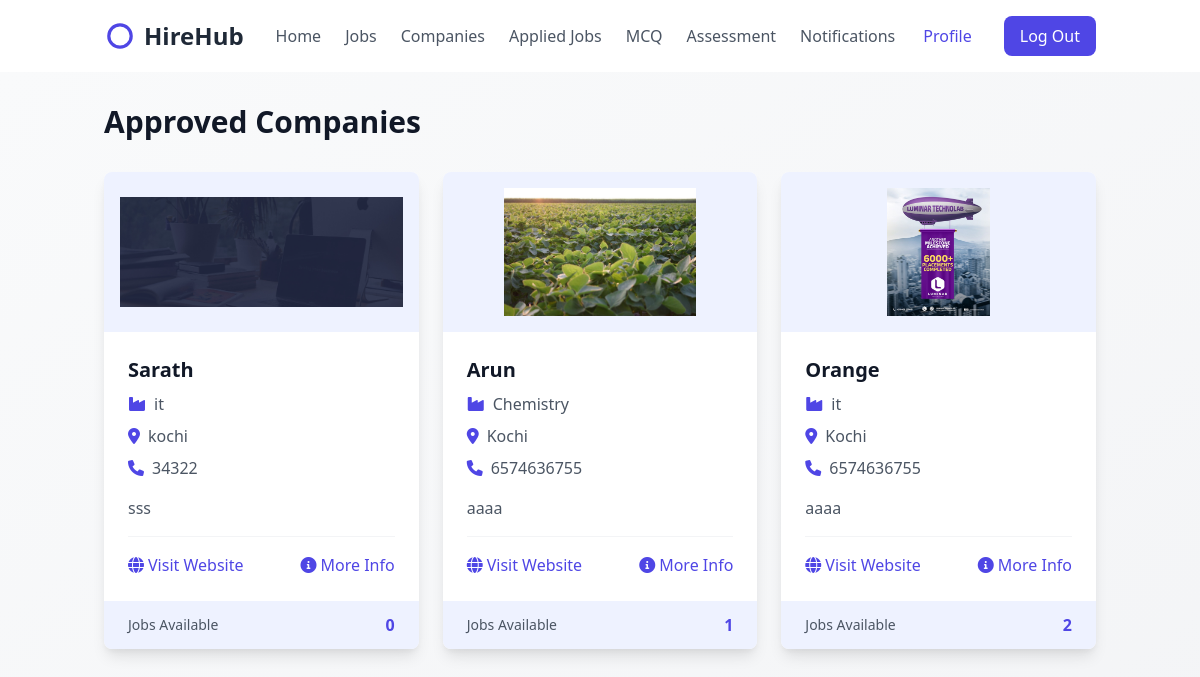
/companies/, run on the app's committed database.
### college_admin/models.py (models this page shows, shortened)
class CustomUser(AbstractBaseUser,PermissionsMixin):
    name=models.CharField(max_length=200)
    email=models.EmailField(unique=True)
    is_active=models.BooleanField(default=True)
    is_staff=models.BooleanField(default=False)
    is_superuser=models.BooleanField(default=False)
    is_company=models.BooleanField(default=False)
    objects = CustomUserManager()
    USERNAME_FIELD = 'email'
    REQUIRED_FIELDS = ['']

class Company(CustomUser):
    industry = models.CharField(max_length=255)
    about =  models.TextField()
    logo = models.FileField(upload_to="media/Company-Logo")
    location = models.CharField(max_length=200)
    phone = models.PositiveBigIntegerField()
    site_url = models.URLField(null=True)
    options = (
        ('Approved','Approved'),
        ('Revoked','Revoked'),
        ('Pending','Pending')
    )
    status = models.CharField(max_length=100,choices=options,default="Pending",null=True,blank=True)
    created_at = models.DateTimeField(auto_now_add=True)
    updated_at = models.DateTimeField(auto_now=True)

class CustomUser(AbstractBaseUser,PermissionsMixin):
    name=models.CharField(max_length=200)
    email=models.EmailField(unique=True)
    is_active=models.BooleanField(default=True)
    is_staff=models.BooleanField(default=False)
    is_superuser=models.BooleanField(default=False)
    is_company=models.BooleanField(default=False)
    objects = CustomUserManager()
    USERNAME_FIELD = 'email'
    REQUIRED_FIELDS = ['']

### students/views.py (the view)
# urls.py: path('companies/', ApprovedCompaniesView.as_view(), name='companies'),
class ApprovedCompaniesView(ListView):
    model = Company
    template_name = 'companies.html'
    context_object_name = 'companies'
    def get_queryset(self):
        return Company.objects.filter(status='Approved')
    def get_context_data(self, **kwargs):
        context = super().get_context_data(**kwargs)
        return context

### students/templates/companies.html
{% extends "student_home.html" %}
{% load static %}
{% block user %}
<section class="bg-gradient-to-br from-gray-50 to-gray-100 min-h-screen py-8">
    <div class="container mx-auto px-4">
        <h1 class="text-3xl font-bold text-gray-900 mb-8">Approved Companies</h1>
        <div class="grid grid-cols-1 md:grid-cols-2 lg:grid-cols-3 gap-6">
            {% for company in companies %}
            <div class="bg-white rounded-lg shadow-lg overflow-hidden hover:shadow-xl transition duration-300">
                <div class="h-40 bg-indigo-50 flex items-center justify-center p-4">
                    {% if company.logo %}
                    <img src="{{ company.logo.url }}" alt="{{ company.name }}" class="h-full object-contain">
                    {% else %}
                    <div class="w-24 h-24 bg-indigo-100 rounded-full flex items-center justify-center">
                        <i class="fas fa-building text-4xl text-indigo-400"></i>
                    </div>
                    {% endif %}
                </div>
                <div class="p-6">
                    <h2 class="text-xl font-bold text-gray-900 mb-2">{{ company.name }}</h2>
                    <div class="space-y-2 mb-4">
                        <p class="text-gray-600 flex items-start">
                            <i class="fas fa-industry mt-1 mr-2 text-indigo-600"></i>
                            <span>{{ company.industry }}</span>
                        </p>
                        <p class="text-gray-600 flex items-start">
                            <i class="fas fa-map-marker-alt mt-1 mr-2 text-indigo-600"></i>
                            <span>{{ company.location }}</span>
                        </p>
                        <p class="text-gray-600 flex items-start">
                            <i class="fas fa-phone mt-1 mr-2 text-indigo-600"></i>
                            <span>{{ company.phone }}</span>
                        </p>
                    </div>
                    <div class="truncate-3-lines text-gray-600 mb-4">
                        {{ company.about|truncatechars:150 }}
                    </div>
                    <div class="flex justify-between items-center pt-4 border-t border-gray-100">
                        {% if company.site_url %}
                        <a href="{{ company.site_url }}" target="_blank" class="text-indigo-600 hover:text-indigo-800 flex items-center">
                            <i class="fas fa-globe mr-1"></i> Visit Website
                        </a>
                        {% endif %}
                        <a href="{% url 'company-detail' company.id %}" class="text-indigo-600 hover:text-indigo-800 flex items-center">
                            <i class="fas fa-info-circle mr-1"></i> More Info
                        </a>
                    </div>
                </div>
                <div class="bg-indigo-50 px-6 py-3">
                    <div class="flex justify-between items-center">
                        <span class="text-sm text-gray-600">Jobs Available</span>
                        <span class="font-bold text-indigo-600">{{ company.company_jobs.count }}</span>
                    </div>
                </div>
            </div>
            {% empty %}
            <div class="col-span-full bg-white rounded-lg shadow p-8 text-center">
                <i class="fas fa-building text-5xl text-gray-300 mb-4"></i>
                <h2 class="text-xl font-medium text-gray-700 mb-2">No Approved Companies Yet</h2>
                <p class="text-gray-500">Check back later for approved companies.</p>
            </div>
            {% endfor %}
        </div>
    </div>
</section>
{% endblock %}

### data on the page
Company: logo (picture), name "Sarath", industry "it", location "kochi", phone "34322", about "sss", company_jobs.count "0"
Company: logo (picture), name "Arun", industry "Chemistry", location "Kochi", phone "6574636755", about "aaaa", company_jobs.count "1"
Company: logo (picture), name "Orange", industry "it", location "Kochi", phone "6574636755", about "aaaa", company_jobs.count "2"
